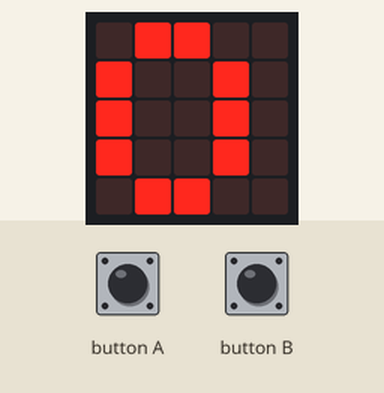
The program below on a simulated BBC micro:bit (MakeCode). Parts: the board's 5×5 LED display. Inputs (shaded band) come from the test bench.

Above: at 1.2 s.
1.3 s: button A pressed for 0.15 s
At 2.1 s:
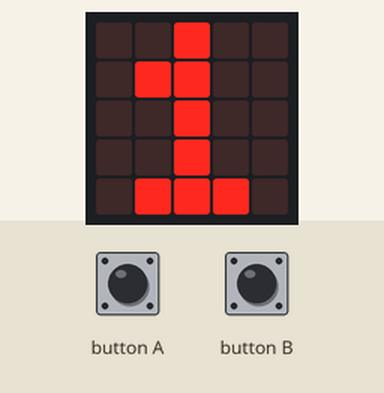
3.0 s: button A pressed for 0.15 s
At 4.3 s:
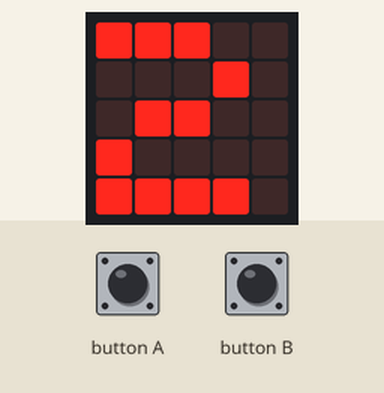
Timing chart, 0 to 6.0 s (numbered marks = the images above; inputs shaded):
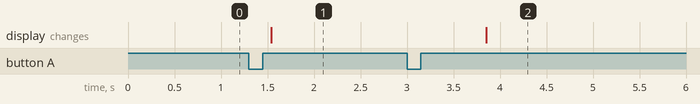

The program:

main.ts
```typescript
input.onButtonPressed(Button.A, function () {
    personas += 1
})
input.onButtonPressed(Button.B, function () {
    if (personas > 0) {
        personas += -1
    }
})
let personas = 0
personas = 0
basic.forever(function () {
    basic.showNumber(personas)
})
```

test.ts
```typescript
// aquí va el archivo "tests"; esto no se compilará cuando este paquete se utilice como una extensión.
```

Measured:
- after the input at 1.3 s, the display: changes after 0.24 s (image 1)
- after the input at 3.0 s, the display: changes after 0.85 s (image 2)
